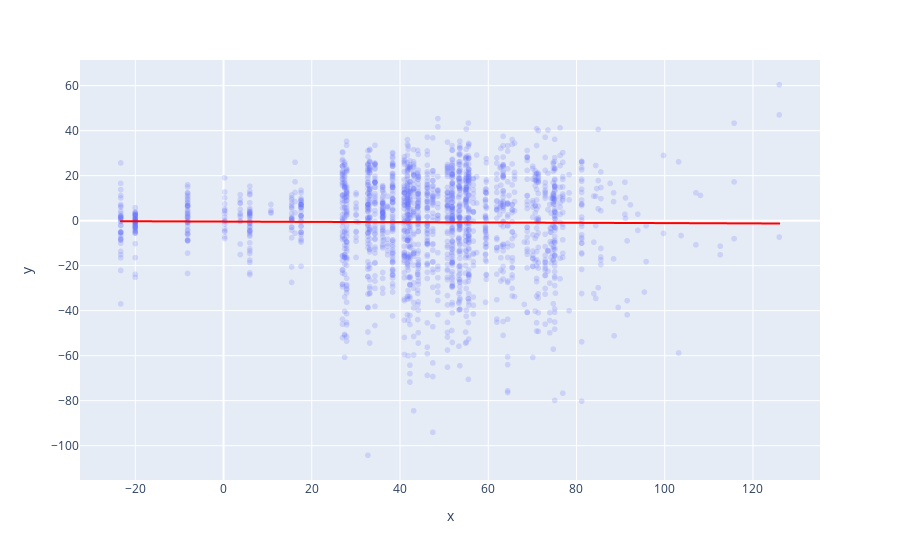

Notebook code for this chart:
### Code cell
px.scatter(x = y_pred, y = (y_pred - y_test), trendline = 'ols', trendline_color_override = 'red',opacity = 0.2)

### Figure 1 — Plotly figure (JSON) as saved in the notebook; plotly's stock layout.template omitted (floating-point values rounded to 4 significant figures; data arrays with more than 128 entries replaced by an {"elided": "..."} marker saying what was removed)
{"data": [{"hovertemplate": "x=%{x}<br>y=%{y}<extra></extra>", "legendgroup": "", "marker": {"color": "#636efa", "opacity": 0.2, "symbol": "circle"}, "mode": "markers", "name": "", "showlegend": false, "type": "scattergl", "x": {"elided": "2000 float values"}, "xaxis": "x", "y": {"elided": "2000 float values"}, "yaxis": "y"}, {"hovertemplate": "<b>OLS trendline</b><br>y = -0.00685106 * x + -0.407516<br>R<sup>2</sup>=0.000070<br><br>x=%{x}<br>y=%{y} <b>(trend)</b><extra></extra>", "legendgroup": "", "line": {"color": "red"}, "marker": {"color": "#636efa", "symbol": "circle"}, "mode": "lines", "name": "", "showlegend": false, "type": "scattergl", "x": {"elided": "2000 float values"}, "xaxis": "x", "y": {"elided": "2000 float values"}, "yaxis": "y"}], "layout": {"legend": {"tracegroupgap": 0}, "margin": {"t": 60}, "xaxis": {"anchor": "y", "domain": [0, 1], "title": {"text": "x"}}, "yaxis": {"anchor": "x", "domain": [0, 1], "title": {"text": "y"}}}}
